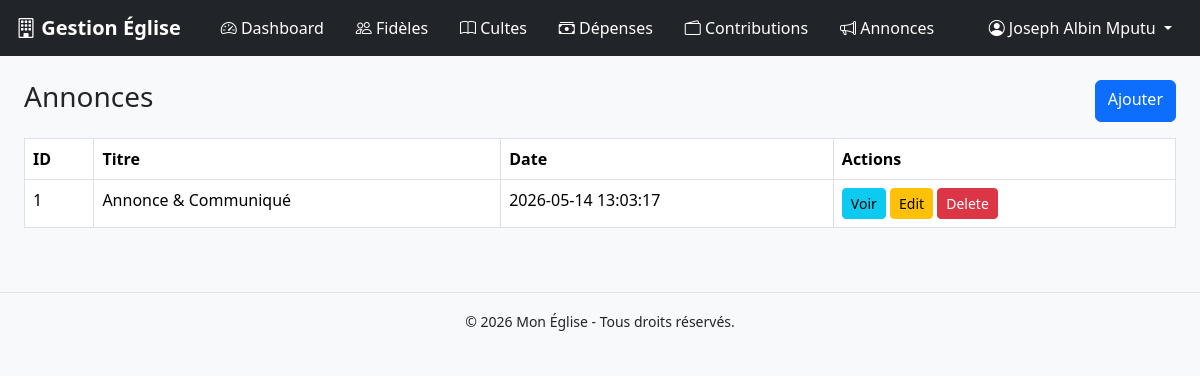
The app's page /views/annonces/ (signed in) with its own data.
### tables this page shows
CREATE TABLE `annonces` (
  `id` int(11) NOT NULL,
  `titre` varchar(255) NOT NULL,
  `contenu` text NOT NULL,
  `created_at` timestamp NOT NULL DEFAULT current_timestamp()
);

### views/annonces/index.php (the view, shortened to what this page needs)
<?php
require_once '../../config/database.php';
$annonces = $pdo->query("SELECT * FROM annonces ORDER BY id DESC");
require_once '../../layouts/header.php';
require_once '../../layouts/navbar_sidebar.php';
?>
<div class="d-flex">
    <div class="container-fluid p-4">
        <div class="d-flex justify-content-between mb-3">
            <h3>Annonces</h3>
            <a href="create_update_delete.php?action=create" class="btn btn-primary">
                Ajouter
            </a>
        </div>
        <table class="table table-bordered">
            <tr>
                <th>ID</th>
                <th>Titre</th>
                <th>Date</th>
                <th>Actions</th>
            </tr>
            <?php foreach($annonces as $a): ?>
            <tr>
                <td><?= $a['id'] ?></td>
                <td><?= $a['titre'] ?></td>
                <td><?= $a['created_at'] ?></td>
                <td>
                    <a href="view.php?id=<?= $a['id'] ?>" class="btn btn-info btn-sm">
                        Voir
                    </a>
                    <a href="create_update_delete.php?action=edit&id=<?= $a['id'] ?>" class="btn btn-warning btn-sm">
                        Edit
                    </a>
                    <a href="create_update_delete.php?action=delete&id=<?= $a['id'] ?>" class="btn btn-danger btn-sm">
                        Delete
                    </a>
                </td>
            </tr>
            <?php endforeach; ?>
        </table>
    </div>
</div>
<?php require_once '../../layouts/footer.php'; ?>

### records on screen
annonces: id "1", titre "Annonce & Communiqué", created_at "2026-05-14 13:03:17"

### other values on screen
$_SESSION['user']['nom'] "Joseph Albin Mputu"
